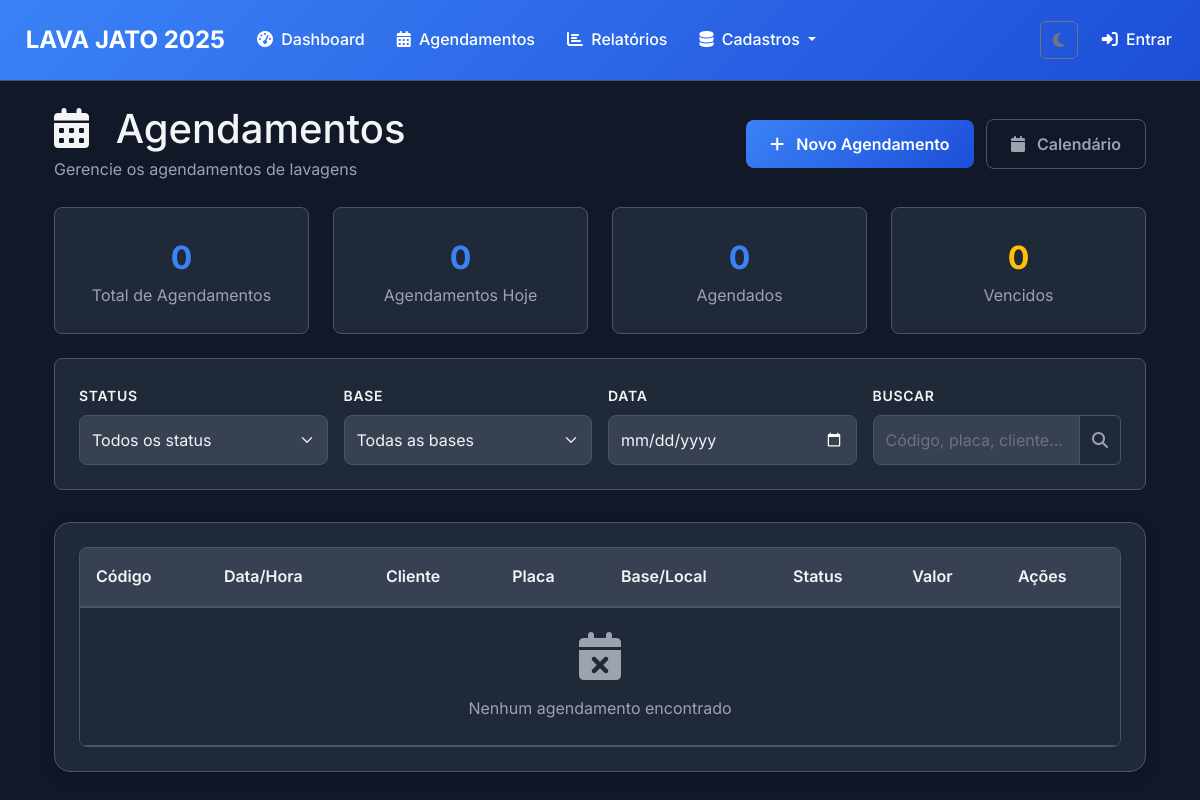
Page /agendamentos/ on the earlier database version.
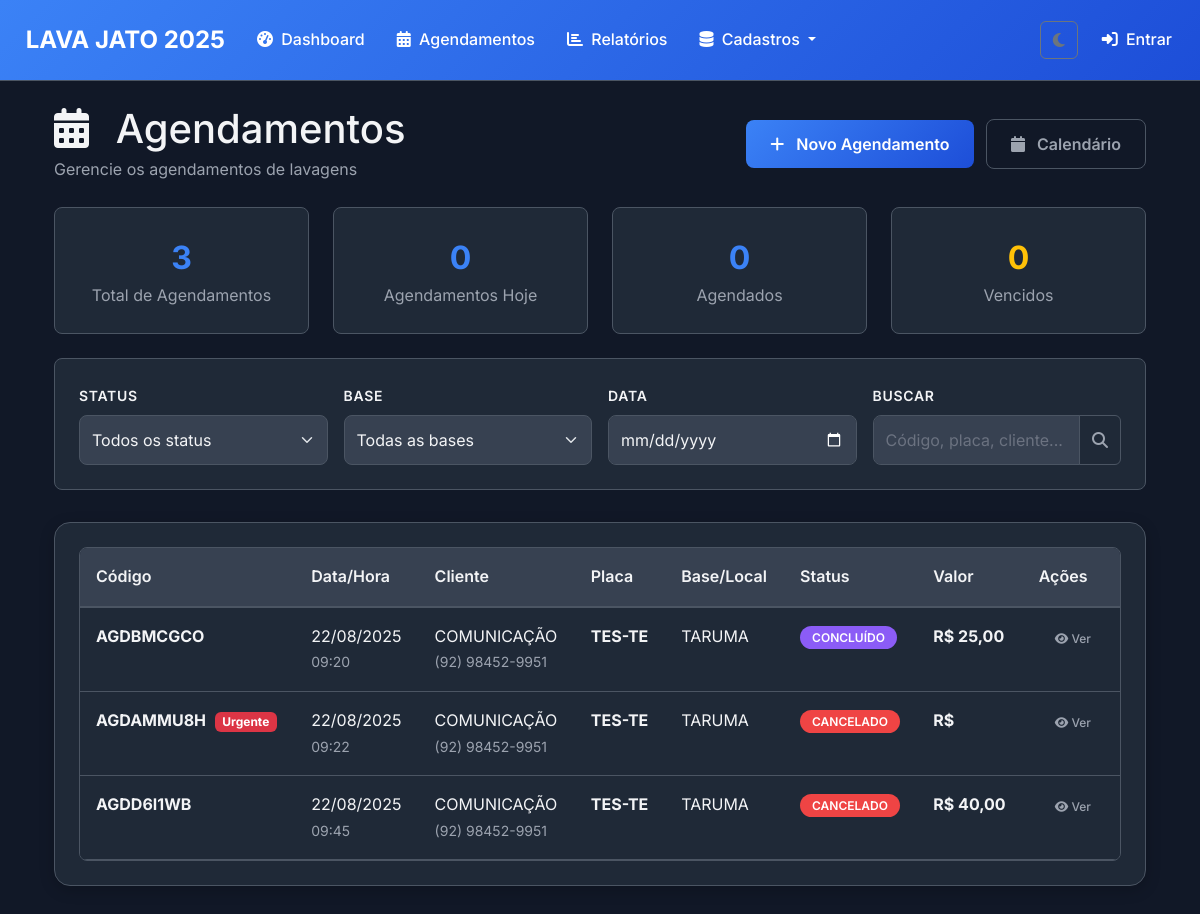
Same page on the later database version.
### lavagens/agendamento_models.py (models this page shows, shortened)
class Agendamento(models.Model):
    STATUS_CHOICES = [
        ("AGENDADO", "Agendado"),
        ("CONFIRMADO", "Confirmado"),
        ("EM_ANDAMENTO", "Em Andamento"),
        ("CONCLUIDO", "Concluído"),
        ("CANCELADO", "Cancelado"),
        ("NAO_COMPARECEU", "Não Compareceu"),
    ]
    PRIORIDADE_CHOICES = [
        ("BAIXA", "Baixa"),
        ("NORMAL", "Normal"),
        ("ALTA", "Alta"),
        ("URGENTE", "Urgente"),
    ]
    codigo = models.CharField("Código", max_length=20, unique=True)
    cliente = models.ForeignKey(
        Cliente,
        on_delete=models.PROTECT,
        related_name="agendamentos",
        help_text="Cliente que solicitou o agendamento"
    )
    veiculo = models.ForeignKey(
        Veiculo,
        on_delete=models.PROTECT,
        related_name="agendamentos",
        null=True,
        blank=True,
        help_text="Veículo a ser lavado (opcional se apenas placa)"
    )
    base = models.ForeignKey(
        'lavagens.Base',
        on_delete=models.PROTECT,
        related_name="agendamentos" # Nome da relação pode ser simples
    )
    local = models.CharField("Local", max_length=100, blank=True)
    tipo_lavagem = models.ForeignKey(
        'lavagens.TipoLavagem',
        on_delete=models.PROTECT,
        related_name="agendamentos"
    )
    transporte_equipamento = models.ForeignKey(
        'lavagens.TransporteEquipamento',
        on_delete=models.PROTECT,
        related_name="agendamentos"
    )
    lavador = models.ForeignKey(
        Lavador,
        on_delete=models.PROTECT,
        related_name="agendamentos",
        null=True,
        blank=True,
        help_text="Lavador designado (opcional)"
    )
    placa_veiculo = models.CharField("Placa do Veículo", max_length=10)
    data_agendamento = models.DateField("Data do Agendamento")
    hora_agendamento = models.TimeField("Hora do Agendamento")
    duracao_estimada = models.PositiveIntegerField(
        "Duração Estimada (minutos)",
        default=30,
        help_text="Tempo estimado para conclusão da lavagem"
    )
    status = models.CharField("Status", max_length=20, choices=STATUS_CHOICES, default="AGENDADO")
    prioridade = models.CharField("Prioridade", max_length=10, choices=PRIORIDADE_CHOICES, default="NORMAL")
    valor_estimado = models.DecimalField(
        "Valor Estimado",
        max_digits=10,
        decimal_places=2,
        help_text="Valor estimado da lavagem",
        null=True, blank=True
    )
    desconto_agendamento = models.DecimalField(
        "Desconto por Agendamento",
        max_digits=10,
        decimal_places=2,
        default=0,
        help_text="Desconto especial por agendar"
    )
    telefone_contato = models.CharField(
        "Telefone de Contato",
        max_length=20,
        blank=True,
        help_text="Telefone para confirmação do agendamento"
    )
    email_contato = models.EmailField(
        "Email de Contato",
        blank=True,
        help_text="Email para envio de confirmações"
    )
    observacoes = models.TextField("Observações", blank=True)
    observacoes_internas = models.TextField(
        "Observações Internas",
        blank=True,
        help_text="Observações visíveis apenas para funcionários"
    )
    confirmado_em = models.DateTimeField("Confirmado em", null=True, blank=True)
    confirmado_por = models.CharField("Confirmado por", max_length=100, blank=True)
    cancelado_em = models.DateTimeField("Cancelado em", null=True, blank=True)
    motivo_cancelamento = models.TextField("Motivo do Cancelamento", blank=True)
    lavagem = models.OneToOneField(
        "Lavagem",
        on_delete=models.SET_NULL,
        null=True,
        blank=True,
        related_name="agendamento_origem",
        help_text="Lavagem criada a partir deste agendamento"
    )
    class Meta:
        verbose_name = "Agendamento"
        verbose_name_plural = "Agendamentos"
        ordering = ["data_agendamento", "hora_agendamento"]
        unique_together = [
            ["data_agendamento", "hora_agendamento", "local"]
        ]
    @property
    def data_hora_agendamento(self):
        if self.data_agendamento and self.hora_agendamento:
            naive_datetime = datetime.combine(self.data_agendamento, self.hora_agendamento)
            return timezone.make_aware(naive_datetime)
        return None
    @property
    def esta_vencido(self):
        if self.data_hora_agendamento:
            return timezone.now() > self.data_hora_agendamento
        return False
    @property
    def pode_ser_cancelado(self):
        return self.status in ["AGENDADO", "CONFIRMADO"]
    @property
    def pode_iniciar_lavagem(self):
        return self.status in ["AGENDADO", "CONFIRMADO"] and not self.esta_vencido

### clientes/models.py (models this page shows, shortened)
class Cliente(models.Model):
    nome = models.CharField('Nome', max_length=200)
    telefone = models.CharField('Telefone', max_length=20, blank=True)
    email = models.EmailField('E-mail', blank=True)
    observacoes = models.TextField('Observações', blank=True)
    ativo = models.BooleanField('Ativo', default=True)
    class Meta:
        verbose_name = 'Cliente'
        verbose_name_plural = 'Clientes'
        ordering = ['nome']

### lavagens/models.py (models this page shows, shortened)
class Base(models.Model):
    nome = models.CharField(max_length=100, unique=True)
    class Meta:
        verbose_name = "Base"
        verbose_name_plural = "Bases"

### lavagens/agendamento_views.py (the view, shortened to what this page needs)
# urls.py: path('agendamentos/', agendamento_views.agendamentos_dashboard, name='agendamentos_dashboard'),
def agendamentos_dashboard(request):
    status_filter = request.GET.get("status", "")
    data_filter = request.GET.get("data", "")
    busca = request.GET.get("busca", "")
    agendamentos = Agendamento.objects.select_related(
        "cliente", "lavador"
    ).all()
    if status_filter:
        agendamentos = agendamentos.filter(status=status_filter)
    if data_filter:
        try:
            data_obj = datetime.strptime(data_filter, "%Y-%m-%d").date()
            agendamentos = agendamentos.filter(data_agendamento=data_obj)
        except ValueError:
            pass
    agendamentos = agendamentos.order_by("data_agendamento", "hora_agendamento")
    paginator = Paginator(agendamentos, 20)
    page_number = request.GET.get("page")
    page_obj = paginator.get_page(page_number)
    hoje = timezone.now().date()
    stats = {
        "total": Agendamento.objects.count(),
        "hoje": Agendamento.objects.filter(data_agendamento=hoje).count(),
        "agendados": Agendamento.objects.filter(status="AGENDADO").count(),
        "confirmados": Agendamento.objects.filter(status="CONFIRMADO").count(),
        "vencidos": Agendamento.objects.filter(
            data_agendamento__lt=hoje,
            status__in=["AGENDADO", "CONFIRMADO"]
        ).count()
    }
    status_choices = Agendamento.STATUS_CHOICES
    context = {
        "page_obj": page_obj,
        "stats": stats,
        "status_choices": status_choices,
        "filtros": {
            "status": status_filter,
            "data": data_filter,
            "busca": busca
        }
    }
    return render(request, "lavagens/agendamentos_dashboard.html", context)

### templates/lavagens/agendamentos_dashboard.html (shortened to what the changed rows need)
{% extends 'base/base.html' %}
{% load static %}
{% block extra_css %}
    <link rel="stylesheet" href="{% static 'css/base.css' %}">
    <link rel="stylesheet" href="{% static 'css/components.css' %}">
    <link rel="stylesheet" href="{% static 'css/pages.css' %}">
{% endblock %}
{% block content %}
<div class="container-fluid">
    <div class="row mb-4">
        <div class="col-12">
            <div class="d-flex justify-content-between align-items-center">
                <div>
                    <h1 class=" mb-1">
                        <i class="fas fa-calendar-alt me-3"></i>
                        Agendamentos
                    </h1>
                </div>
            </div>
        </div>
    </div>
    <div class="row mb-4">
        <div class="col-md-3">
            <div class="stats-card">
                <div class="stats-number">{{ stats.total }}</div>
                <div class="text-muted">Total de Agendamentos</div>
            </div>
        </div>
    </div>
    <div class="card-custom">
        <div class="table-agendamentos">
            <div class="table-responsive">
                <table class="table table-hover mb-0">
                    <thead>
                        <tr>
                            <th>Código</th>
                            <th>Data/Hora</th>
                            <th>Cliente</th>
                            <th>Placa</th>
                            <th>Base/Local</th>
                            <th>Status</th>
                            <th>Valor</th>
                            <th>Ações</th>
                        </tr>
                    </thead>
                    <tbody>
                        {% for agendamento in page_obj %}
                            <tr {% if agendamento.esta_vencido and agendamento.status in 'AGENDADO,CONFIRMADO' %}class="vencido"{% endif %}>
                                <td>
                                    <strong>{{ agendamento.codigo }}</strong>
                                    {% if agendamento.prioridade == 'ALTA' %}
                                        <span class="badge bg-warning ms-1">Alta</span>
                                    {% elif agendamento.prioridade == 'URGENTE' %}
                                        <span class="badge bg-danger ms-1">Urgente</span>
                                    {% endif %}
                                </td>
                                <td>
                                    <div>{{ agendamento.data_agendamento|date:"d/m/Y" }}</div>
                                    <small class="text-muted">{{ agendamento.hora_agendamento|time:"H:i" }}</small>
                                </td>
                                <td>
                                    {% if agendamento.cliente %}
                                        {{ agendamento.cliente.nome }}
                                    {% else %}
                                        <span class="text-muted">Não informado</span>
                                    {% endif %}
                                    {% if agendamento.telefone_contato %}
                                        <br><small class="text-muted">{{ agendamento.telefone_contato }}</small>
                                    {% endif %}
                                </td>
                                <td>
                                    <strong>{{ agendamento.placa_veiculo }}</strong>
                                </td>
                                <td>
                                    <div>{{ agendamento.base.nome }}</div>
                                </td>
                                <td>
                                    <span class="status-badge status-{{ agendamento.status|lower }}">
                                        {{ agendamento.get_status_display }}
                                    </span>
                                </td>
                                <td>
                                    <strong>R$ {{ agendamento.valor_estimado|floatformat:2 }}</strong>
                                </td>
                                <td>
                                    <div class="btn-group-vertical" role="group">
                                        <a href="{% url 'detalhes_agendamento' agendamento.id %}" class="btn btn-action btn-outline">
                                            <i class="fas fa-eye"></i> Ver
                                        </a>
                                    </div>
                                </td>
                            </tr>
                        {% empty %}
                            <tr>
                                <td colspan="8" class="text-center text-muted py-4">
                                    <i class="fas fa-calendar-times fa-3x mb-3"></i>
                                    <br>Nenhum agendamento encontrado
                                </td>
                            </tr>
                        {% endfor %}
                    </tbody>
                </table>
            </div>
        </div>
    </div>
</div>
{% endblock %}

Differences in the rows shown:
added Agendamento: codigo "AGDBMCGCO", data_agendamento "22/08/2025", hora_agendamento "09:20", cliente.nome "COMUNICAÇÃO", telefone_contato "(92) 98452-9951", placa_veiculo "TES-TE", base.nome "TARUMA", status "CONCLUÍDO", valor_estimado "25,00"
added Agendamento: codigo "AGDAMMU8H", prioridade "Urgente", data_agendamento "22/08/2025", hora_agendamento "09:22", cliente.nome "COMUNICAÇÃO", telefone_contato "(92) 98452-9951", placa_veiculo "TES-TE", base.nome "TARUMA", status "CANCELADO"
added Agendamento: codigo "AGDD6I1WB", data_agendamento "22/08/2025", hora_agendamento "09:45", cliente.nome "COMUNICAÇÃO", telefone_contato "(92) 98452-9951", placa_veiculo "TES-TE", base.nome "TARUMA", status "CANCELADO", valor_estimado "40,00"
Other differences:
{{ stats.total }}: "0" → "3"
text no longer shown: "Nenhum agendamento encontrado"
